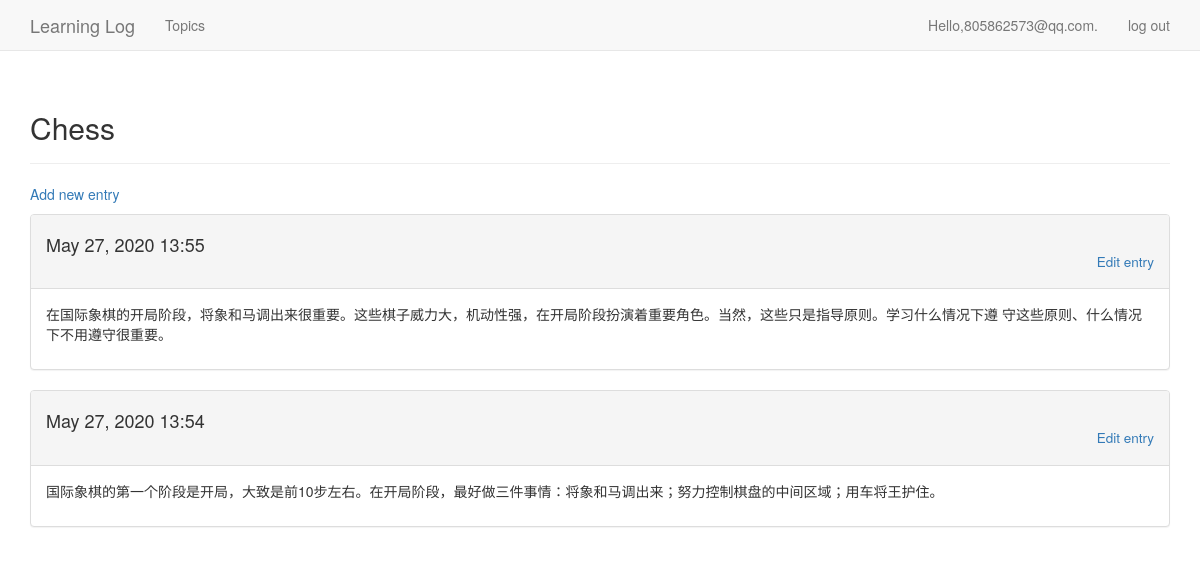
The page /topics/1/ (signed in) on the database its author committed.
### learning_logs/models.py (models this page shows, shortened)
class Topic(models.Model):
    text = models.CharField(max_length = 200) # 限制字符长度200
    date_added = models.DateTimeField(auto_now_add = True)
    owner = models.ForeignKey(User,on_delete=models.CASCADE)
    def __str__(self):
        return self.text

class Entry(models.Model):
    topic = models.ForeignKey(Topic,on_delete=models.CASCADE) #外键,关联数据删除时删除关联
    text = models.TextField() # 不限制文字长度
    date_added = models.DateTimeField(auto_now_add = True)
    class Meta:
        verbose_name_plural = 'entries'

### learning_logs/views.py (the view)
# urls.py: re_path(r'^topics/(?P<topic_id>\d+)/$', views.topic, name='topic'),
@login_required
def topic(request,topic_id):
    topic = get_object_or_404(Topic,id=topic_id)
    if topic.owner != request.user:
        raise Http404
    entries = topic.entry_set.order_by('-date_added')
    context = {'topic':topic,'entries':entries}
    return render(request,'learning_logs/topic.html',context)

### learning_logs/templates/learning_logs/topic.html
{%extends "learning_logs/base.html"%}
{%load bootstrap3%}
{%block header%}
    <h2>{{topic}}</h2>
{%endblock header%}
{%block content%}
    <p>
        <a href="{%url 'learning_logs:new_entry' topic.id%}">Add new entry</a>
    </p>
    {%for entry in entries%}
        <div class="panel panel-default">
            <div class="panel-heading form-inline">
                <h4>
                    {{entry.date_added|date:'M d, Y H:i'}}
                    <small>
                        <div class="text-right"><a href="{%url 'learning_logs:edit_entry' entry.id%}">Edit entry</a></div>
                    </small>
                </h4>
            </div>
            <div class="panel-body">
                {{entry.text|linebreaks}}
            </div>
        </div>
        {%empty%}
        <h4>There are no entries for this topic yet.</h4>
    {%endfor%}
{%endblock content%}

### learning_logs/templates/learning_logs/base.html (shortened to what this page needs)
{%load bootstrap3%}
<!DOCTYPE html>
<html lang="en">
    <head>
        {%bootstrap_css%}
    </head>
    <body>
        <nav class="navbar navbar-default navbar-static-top">
            <div class="container">
                <div class="navbar-header">
                    <a class="navbar-brand" href="{% url 'learning_logs:index'%}">Learning Log</a>
                </div>
                <div id="navbar" class="navbar-collapse collapse">
                    <ul class="nav navbar-nav">
                        <li>
                            <a href="{% url 'learning_logs:topics'%}">Topics</a>
                        </li>
                    </ul>
                    <ul class="nav navbar-nav navbar-right">
                        {%if user.is_authenticated%}
                        <li><a>Hello,{{user.username}}.</a></li>
                        <li><a href="{%url 'users:logout'%}">log out</a></li>
                        {%else%}
                        <li><a href="{%url 'users:login'%}">log in </a></li>
                        <li><a href="{% url 'users:register' %}">register</a></li>
                        {%endif%}
                    </ul>
                </div>
            </div>
        </nav>
        <div class="container">
            <div class="page-header">
                {%block header%}{%endblock header%}
            </div>
            <div>
                {%block content%}{%endblock content%}
            </div>
        </div>
    </body>
</html>

### rows shown on the page
Topic: text "Chess"
Entry: date_added "May 27, 2020 13:55", text "在国际象棋的开局阶段，将象和马调出来很重要。这些棋子威力大，机动性强，在开局阶段扮演着重要角色。当然，这些只是指导原则。学习什么情况下遵 守这些原则、什么情况下不用遵守很重要。"
Entry: date_added "May 27, 2020 13:54", text "国际象棋的第一个阶段是开局，大致是前10步左右。在开局阶段，最好做三件事情：将象和马调出来；努力控制棋盘的中间区域；用车将王护住。"

### other values the page prints
{{ user.username }} "805862573@qq.com"
